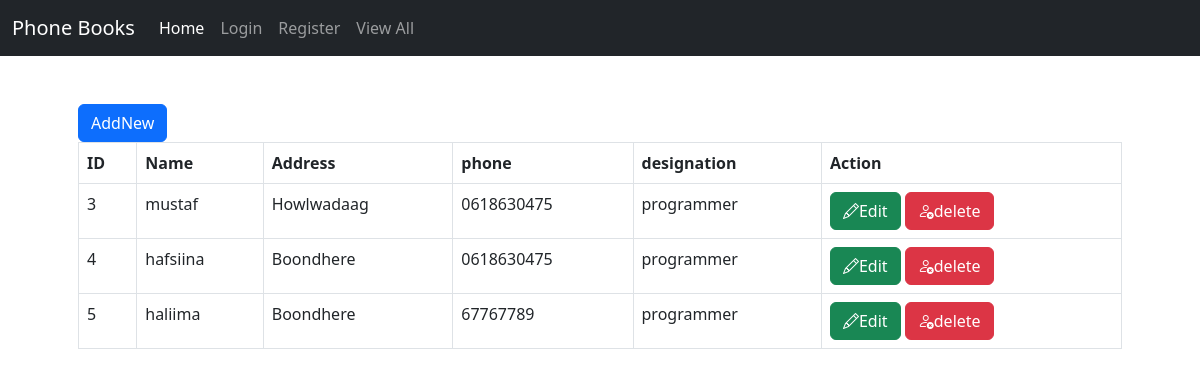
Page /phone/veiw.php on the committed database.
### tables this page shows
CREATE TABLE `phoneta` (
  `id` int(11) NOT NULL,
  `Name` varchar(40) NOT NULL,
  `address` varchar(30) NOT NULL,
  `phone` varchar(30) NOT NULL,
  `designation` varchar(50) NOT NULL
);

### phone/veiw.php (the view, shortened to what this page needs)
<?php
include_once "../include/config.php";
$sql= "SELECT * from phoneta";
$result= $conn->query($sql);
?>
<!DOCTYPE html>
<html lang="en">
<head>
   <link href="https://cdn.jsdelivr.net/npm/bootstrap@5.2.3/dist/css/bootstrap.min.css" rel="stylesheet"
>
   <link rel="stylesheet" href="https://cdn.jsdelivr.net/npm/bootstrap-icons@1.10.2/font/bootstrap-icons.css">
   <link rel="stylesheet" href="../style/style.css">
</head>
<body>
   <?php
   include_once('../include/nav.php');
   ?>
   <div class="container p-5">
      <div class="row">
         <div class="col-6">
            <a href="create.php" class="btn btn-primary">AddNew </a>
         </div>
      </div>
      <table class="table table-bordered table-hover">
         <thead>
            <tr>
               <th scope="col">ID</th>
               <th scope="col">Name</th>
               <th scope="col">Address</th>
               <th scope="col">phone</th>
               <th scope="col">designation</th>
               <th scope="col">Action</th>
            </tr>
         </thead>
         <tbody>
            <?php
            while($row=mysqli_fetch_array($result)){
               ?>
            <tr>
               <td><?php echo $row['id']?></td>
               <td><?php echo $row['Name']?></td>
               <td><?php echo $row['address']?></td>
               <td><?php echo $row['phone']?></td>
               <td><?php echo $row['designation']?></td>
               <td>
                  <a href="update.php?id=<?php echo $row['id'];?>" class="btn btn-success"><i
                        class="bi bi-pencil"></i>Edit</a>
                  <a href="delete.php?id=<?php echo $row['id']; ?>" Class="btn btn-danger "><i
                        class="bi bi-person-x"></i>delete</i></a>
               </td>
            </tr>
            <?php
            }?>
         </tbody>
      </table>
   </div>
</body>
</html>

### include/nav.php (shortened to what this page needs)
<nav class="navbar navbar-expand-lg bg-dark  navbar-dark">
   <div class="container-fluid">
      <a class="navbar-brand" href="#">Phone Books</a>
      <div class="collapse navbar-collapse" id="navbarSupportedContent">
         <ul class="navbar-nav me-auto mb-2 mb-lg-0">
            <li class="nav-item">
               <a class="nav-link active" aria-current="page" href="/">Home</a>
            </li>
            <li class="nav-item">
               <a class="nav-link" href="../Login/logform.php">Login</a>
            </li>
            <li class="nav-item">
               <a class="nav-link" href="../Register/registerForm.html">Register</a>
            </li>
            <li class="nav-item">
               <a class="nav-link" href="../phone/veiw.php">View All</a>
            </li>
         </ul>
      </div>
   </div>
</nav>

### rows in the picture
phoneta: id "3", Name "mustaf", address "Howlwadaag", phone "0618630475", designation "programmer"
phoneta: id "4", Name "hafsiina", address "Boondhere", phone "0618630475", designation "programmer"
phoneta: id "5", Name "haliima", address "Boondhere", phone "67767789", designation "programmer"
